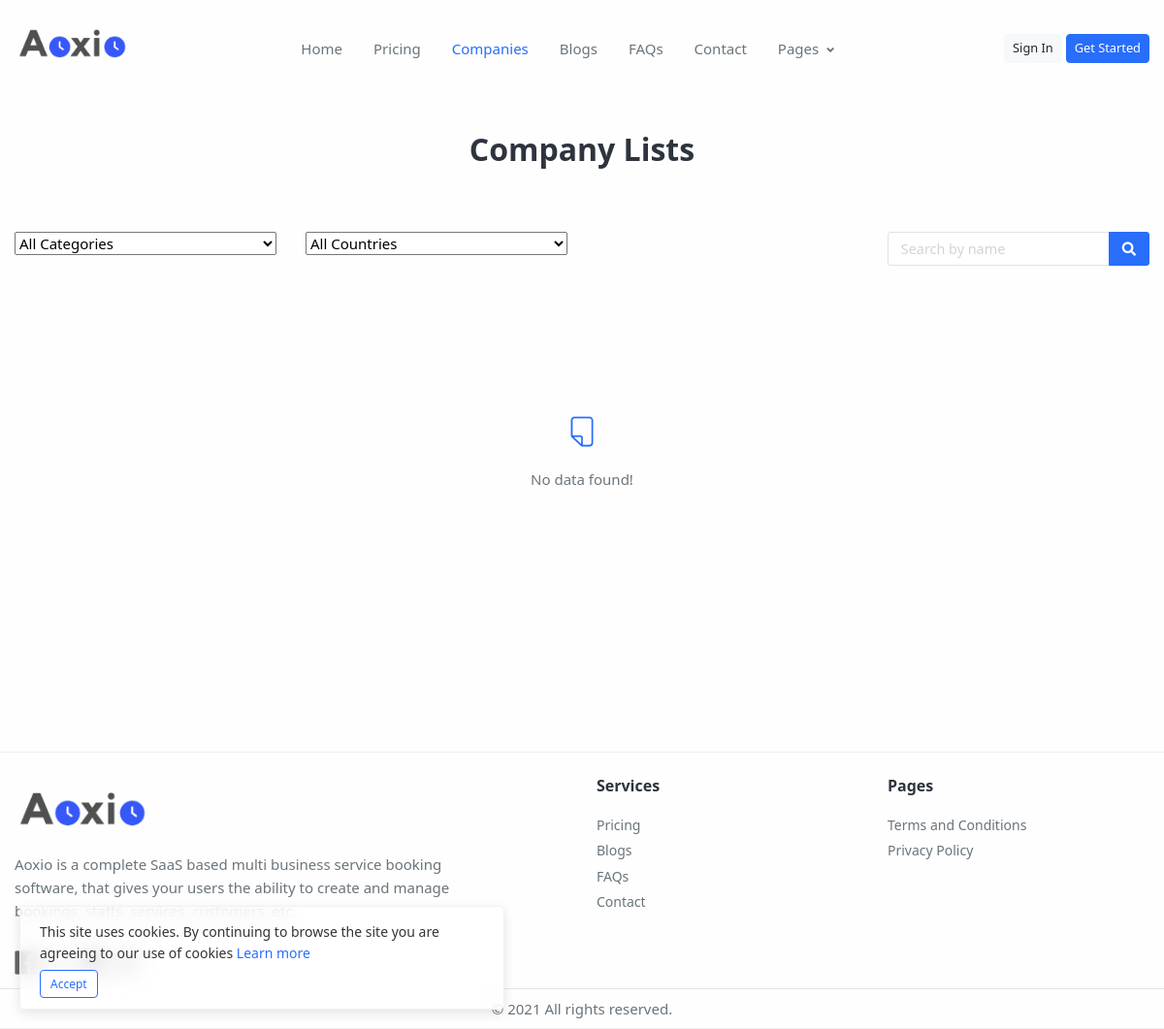
The page /index.php/home/users on the database its author committed.
### tables this page shows
CREATE TABLE `settings` (
  `id` int(11) NOT NULL,
  `site_name` varchar(255) DEFAULT NULL,
  `site_title` varchar(255) DEFAULT NULL,
  `favicon` varchar(255) DEFAULT NULL,
  `logo` varchar(255) DEFAULT NULL,
  `hero_img` varchar(255) DEFAULT NULL,
  `keywords` varchar(255) DEFAULT NULL,
  `description` text,
  `footer_about` text,
  `admin_email` varchar(255) DEFAULT NULL,
  `mobile` varchar(255) DEFAULT NULL,
  `copyright` varchar(255) DEFAULT NULL,
  `pagination_limit` int(11) DEFAULT NULL,
  `facebook` varchar(255) DEFAULT NULL,
  `instagram` varchar(255) DEFAULT NULL,
  `twitter` varchar(255) DEFAULT NULL,
  `linkedin` varchar(255) DEFAULT NULL,
  `google_analytics` longtext,
  `site_color` varchar(255) DEFAULT NULL,
  `site_font` varchar(255) DEFAULT NULL,
  `layout` int(11) DEFAULT NULL,
  `about_info` mediumtext,
  `custom_css` longtext,
  `ind_code` varchar(255) DEFAULT NULL,
  `purchase_code` varchar(255) DEFAULT NULL,
  `link` varchar(255) DEFAULT NULL,
  `pwa_logo` varchar(155) DEFAULT NULL,
  `enable_pwa` int(11) DEFAULT '0',
  `enable_captcha` int(11) NOT NULL DEFAULT '0',
  `enable_workflow` int(11) NOT NULL DEFAULT '1',
  `enable_feature` int(11) NOT NULL,
  `enable_users` int(11) NOT NULL DEFAULT '1',
  `enable_blog` int(11) NOT NULL,
  `enable_faq` int(11) NOT NULL,
  `enable_animation` int(11) DEFAULT '1',
  `enable_registration` int(11) NOT NULL,
  `enable_payment` int(11) NOT NULL,
  `enable_paypal` int(11) NOT NULL DEFAULT '0',
  `enable_email_verify` int(11) NOT NULL,
  `check_email_verify_user` varchar(155) DEFAULT '0',
  `enable_multilingual` int(11) DEFAULT '0',
  `enable_frontend` varchar(155) DEFAULT '1',
  `enable_lifetime` varchar(155) DEFAULT '0',
  `enable_coupon` int(11) DEFAULT '0',
  `captcha_type` int(11) DEFAULT NULL,
  `captcha_site_key` varchar(255) DEFAULT NULL,
  `captcha_secret_key` varchar(255) DEFAULT NULL,
  `paypal_email` varchar(255) DEFAULT NULL,
  `paypal_payment` int(11) DEFAULT '0',
  `stripe_payment` int(11) DEFAULT '0',
  `publish_key` varchar(255) DEFAULT NULL,
  `secret_key` varchar(255) DEFAULT NULL,
  `paystack_payment` varchar(155) DEFAULT '0',
  `paystack_secret_key` varchar(255) DEFAULT NULL,
  `paystack_public_key` varchar(255) DEFAULT NULL,
  `razorpay_payment` varchar(155) DEFAULT '0',
  `razorpay_key_id` varchar(255) DEFAULT NULL,
  `razorpay_key_secret` varchar(255) DEFAULT NULL,
  `mercado_payment` int(11) DEFAULT '0',
  `mercado_currency` varchar(155) DEFAULT NULL,
  `mercado_api_key` varchar(255) DEFAULT NULL,
  `mercado_token` varchar(255) DEFAULT NULL,
  `flutterwave_payment` int(11) DEFAULT '0',
  `flutterwave_public_key` varchar(255) DEFAULT NULL,
  `flutterwave_secret_key` varchar(255) DEFAULT NULL,
  `paypal_mode` varchar(255) DEFAULT 'sandbox',
  `twillo_account_sid` varchar(255) DEFAULT NULL,
  `twillo_auth_token` varchar(255) DEFAULT NULL,
  `twillo_number` varchar(255) DEFAULT NULL,
  `enable_whatsapp_msg` int(11) DEFAULT '0',
  `whatsapp_type` varchar(20) DEFAULT 'ultramsg',
  `wazfy_instance_id` varchar(50) DEFAULT NULL,
  `wazfy_token` varchar(50) DEFAULT NULL,
  `ultramsg_instance_id` varchar(155) DEFAULT NULL,
  `ultramsg_token` varchar(155) DEFAULT NULL,
  `global_twilio` int(11) DEFAULT '0',
  `global_wapp_msg` int(11) DEFAULT '0',
  `enable_sms` varchar(255) NOT NULL DEFAULT '0',
  `enable_wallet` varchar(155) DEFAULT '0',
  `min_payout_amount` varchar(155) DEFAULT '0',
  `commission_rate` varchar(155) DEFAULT '0',
  `paypal_payout` varchar(155) DEFAULT '1',
  `iban_payout` varchar(155) DEFAULT '1',
  `swift_payout` varchar(155) DEFAULT '1',
  `google_client_id` text,
  `google_client_secret` varchar(255) DEFAULT NULL,
  `enable_offline_payment` varchar(255) DEFAULT '0',
  `offline_details` text,
  `openai_key` varchar(255) DEFAULT NULL,
  `openai_model` varchar(255) DEFAULT NULL,
  `enable_openai` int(11) DEFAULT '0',
  `enable_cdomain` int(11) DEFAULT '1',
  `enable_embed_badge` varchar(11) DEFAULT '0',
  `enable_default_tzone` varchar(11) DEFAULT '0',
  `mail_protocol` varchar(255) DEFAULT NULL,
  `mail_title` varchar(255) DEFAULT NULL,
  `mail_host` varchar(255) DEFAULT NULL,
  `mail_port` varchar(255) DEFAULT NULL,
  `mail_encryption` varchar(255) DEFAULT 'ssl',
  `mail_username` varchar(255) DEFAULT NULL,
  `mail_password` varchar(255) DEFAULT NULL,
  `is_smtp` int(11) DEFAULT '1',
  `sender_mail` varchar(255) DEFAULT NULL,
  `chart_style` varchar(255) NOT NULL DEFAULT 'style1',
  `num_format` varchar(155) DEFAULT '0',
  `curr_locate` varchar(155) DEFAULT '0',
  `country` int(11) NOT NULL DEFAULT '178',
  `site_info` int(11) DEFAULT NULL,
  `lang` int(11) NOT NULL DEFAULT '1',
  `trial_days` varchar(155) DEFAULT '0',
  `tax_name` varchar(255) DEFAULT NULL,
  `tax_value` varchar(255) DEFAULT NULL,
  `type` varchar(255) NOT NULL DEFAULT 'live',
  `time_zone` int(11) DEFAULT '1',
  `reminder_before` varchar(255) NOT NULL DEFAULT '1',
  `site_url` varchar(255) DEFAULT NULL,
  `version` varchar(255) NOT NULL DEFAULT 'v1.1'
);

CREATE TABLE `settings_extra` (
  `id` int(11) NOT NULL,
  `lang_id` varchar(155) DEFAULT NULL,
  `site_name` varchar(255) DEFAULT NULL,
  `site_title` varchar(255) DEFAULT NULL,
  `keywords` varchar(255) DEFAULT NULL,
  `description` text,
  `footer_about` varchar(255) DEFAULT NULL,
  `copyright` varchar(255) DEFAULT NULL
);

CREATE TABLE `pages` (
  `id` int(11) NOT NULL,
  `lang_id` int(11) DEFAULT '1',
  `business_id` varchar(255) NOT NULL DEFAULT '0',
  `title` varchar(255) DEFAULT NULL,
  `slug` varchar(255) DEFAULT NULL,
  `details` longtext,
  `status` int(11) DEFAULT NULL,
  `created_at` varchar(255) DEFAULT NULL
);

### application/views/users.php (the view, shortened to what the rows shown need)
<section class="pt-6">
    <div class="container">
        <div class="text-center mx-md-auto mb-5 mb-md-7 mb-lg-9">
            <h2 class="mb-0"><?php echo trans('company-lists') ?></h2>
        </div>
        <?php if (empty($companies)): ?>
            <div class="row">
                <div class="col-md-10 col-lg-9 col-xl-8 mx-md-auto">
                    <?php include'include/not_found_msg.php'; ?>
                </div>
            </div>
        <?php endif; ?>
    </div>
</section>

### application/views/include/header.php (shortened to what the rows shown need)
<!DOCTYPE html>
<html lang="en" dir="<?php echo text_dir(); ?>">
<head>
    <?php $settings = get_settings(); ?>
    <link rel="stylesheet" href="<?php echo base_url() ?>assets/front/libs/font-awesome/css/fontawesome-all.min.css">
    <link rel="stylesheet" href="<?php echo base_url() ?>assets/front/libs/jarallax/dist/jarallax.css">
    <link rel="stylesheet" href="<?php echo base_url() ?>assets/front/libs/owl-carousel/dist/css/owl.carousel.min.css">
    <link rel="stylesheet" href="<?php echo base_url() ?>assets/front/libs/owl-carousel/dist/css/owl.theme.default.min.css">
    <link rel="stylesheet" href="<?php echo base_url() ?>assets/front/css/simple-line-icons.css">
    <link rel="stylesheet" href="<?php echo base_url() ?>assets/front/fonts/bootstrap/bootstrap-icons.css">
    <link rel="stylesheet" href="<?php echo base_url() ?>assets/admin/css/sweet-alert.css">
    <link rel="stylesheet" href="<?php echo base_url() ?>assets/admin/plugins/line-icons/lineicons.css">
    <link rel="stylesheet" href="<?php echo base_url() ?>assets/front/css/daterangepicker.css" />
    <link rel="stylesheet" href="<?php echo base_url() ?>assets/front/css/owl.carousel.min.css">
    <link rel="stylesheet" href="<?php echo base_url() ?>assets/front/css/owl.theme.default.min.css">
    <link rel="stylesheet" href="<?php echo base_url() ?>assets/front/css/lightbox.css">
    <link rel="stylesheet" href="<?php echo base_url() ?>assets/admin/plugins/datatables-bs4/css/dataTables.bootstrap4.css">
    <link href="<?php echo base_url() ?>assets/front/css/template.min.css?var=<?= settings()->version ?>&time=<?=time();?>" rel="stylesheet">
    <?php if(settings()->enable_animation == 1): ?>
    <link rel="stylesheet" href="<?php echo base_url() ?>assets/front/css/aos.css">
    <?php endif; ?>
    <link rel="stylesheet" href="<?php echo base_url() ?>assets/admin/plugins/select2/css/select2.min.css">
    <link rel="stylesheet" href="<?php echo base_url() ?>assets/admin/css/nice-select.css">
    <link href="<?php echo base_url() ?>assets/admin/css/bootstrap-datepicker.min.css" rel="stylesheet">
    <link href="<?php echo base_url() ?>assets/admin/css/timepicker.min.css" rel="stylesheet">
    <?php if (isset($page_title) && $page_title == 'Register'): ?>
    <link href="<?php echo base_url() ?>assets/front/css/intelInput.css" rel="stylesheet">
    <?php else: ?>
    <link href="<?php echo base_url() ?>assets/front/css/intlInputPhone.css" rel="stylesheet">
    <?php endif ?>
    <?php if($page == 'Company'): ?>
    <?php $font = get_by_id($company->font,'fonts')->name; ?>
    <?php $rgb = hex2rgb($company->color) ?>
    <link href="https://fonts.googleapis.com/css?family=<?php echo str_replace(' ', '+', $font); ?>:400,500,600,700" rel="stylesheet">
    <link href="<?php echo base_url() ?>assets/front/css/style-company-over.php?color=<?php echo html_escape($company->color); ?>&font=<?php echo str_replace(' ', '+', $font).'&rgb='.$rgb ?>" rel="stylesheet">
    <?php else: ?>
    <?php $rgb = hex2rgb(settings()->site_color) ?>
    <link href="<?php echo base_url() ?>assets/front/css/style-over.php?color=<?php echo settings()->site_color; ?>&rgb=<?php echo $rgb ?>" rel="stylesheet">
    <?php endif; ?>
    <link rel="stylesheet" href="<?php echo base_url() ?>assets/front/libs/owl-carousel/dist/css/owl.carousel.min.css">
    <link rel="stylesheet" href="<?php echo base_url() ?>assets/front/libs/owl-carousel/dist/css/owl.theme.default.min.css">
</head>
<body<?php if(isset($is_embed) && $is_embed == true){echo ' class="is-embed-no-bg"';} ?>>
<div class="main-wrapper">
<?php if (isset($menu) && $menu == TRUE): ?>
<header id="navbar">
<div class="container">
    <nav class="navbar navbar-expand-lg navbar-light bg-whites py-3">
        <a class="navbar-brand" href="<?php echo base_url() ?>">
            <img width="120px" src="<?php echo base_url(settings()->logo) ?>" alt="logo">
        </a>
        <div id="navbarContent" class="collapse navbar-collapse mt-2">
            <ul class="navbar-nav align-items-lg-center ml-auto">
                <li class="nav-item xs-mb-10"><a href="<?php echo base_url() ?>" class="nav-link  <?php if(isset($page_title) && $page_title == "Home"){echo "active";} ?>"><?php echo trans('home') ?></a></li>
                <li class="nav-item xs-mb-10"><a href="<?php echo base_url('pricing') ?>" class="nav-link <?php if(isset($page_title) && $page_title == "Pricing"){echo "active";} ?>"><?php echo trans('pricing') ?></a></li>
                <?php if (settings()->enable_users == 1): ?>
                <li class="nav-item xs-mb-10"><a href="<?php echo base_url('companies') ?>" class="nav-link <?php if(isset($page_title) && $page_title == "Companies"){echo "active";} ?>"><?php echo trans('companies') ?></a></li>
                <?php endif ?>
                <?php if (settings()->enable_blog == 1): ?>
                <li class="nav-item xs-mb-10"><a href="<?php echo base_url('blogs') ?>" class="nav-link <?php if(isset($page_title) && $page_title == "Blogs"){echo "active";} ?>"><?php echo trans('blogs') ?></a></li>
                <?php endif ?>
                <?php if (settings()->enable_faq == 1): ?>
                <li class="nav-item xs-mb-10"><a href="<?php echo base_url('faqs') ?>" class="nav-link <?php if(isset($page_title) && $page_title == "Faqs"){echo "active";} ?>"><?php echo trans('faqs') ?></a></li>
                <?php endif ?>
                <li class="nav-item xs-mb-10"><a href="<?php echo base_url('contact') ?>" class="nav-link <?php if(isset($page_title) && $page_title == "Contact"){echo "active";} ?>"><?php echo trans('contact') ?></a></li>
                <?php if (!empty(get_front_pages(0))): ?>
                    <li class="nav-item dropdown">
                        <a href="javascript:void(0);" data-toggle="dropdown" class="nav-link dropdown-toggle"><?php echo trans('pages') ?></a>
                    </li>
                <?php endif ?>
            </ul>
            <ul class="navbar-nav align-items-lg-center ml-lg-auto mt-0">
                <li class="nav-item mr-0">
                    <?php if (is_admin()): ?>
                        <a class="btn btn-sm btn-light-secondary ml-auto" href="<?php echo base_url('auth/logout') ?>"><i class="lni lni-exit"></i> <?php echo trans('logout') ?> </a>
                        <a class="btn btn-sm btn-primary ml-auto" href="<?php echo base_url('admin/dashboard') ?>"><i class="icon-speedometer"></i> <?php echo trans('dashboard') ?></a>
                    <?php else: ?>
                        <a class="btn btn-sm btn-light ml-auto" href="<?php echo base_url('login') ?>"><?php echo trans('sign-in') ?></a>
                        <a class="btn btn-sm btn-primary ml-auto" href="<?php echo base_url('register') ?>"><?php echo trans('get-started') ?></a>
                    <?php endif ?>
                </li>
            </ul>
        </div>
    </nav>
</div>
</header>
<?php endif ?>

### application/views/include/footer.php (shortened to what the rows shown need)
<?php if (isset($menu) && $menu == TRUE): ?>
    <footer class="pt-4 border-top border-light">
        <div class="container">
            <div class="row pb-2">
                <div class="col-sm-5 col-lg-5 mb-5 mb-lg-0">
                    <img width="150px" src="<?php echo base_url(settings()->logo) ?>" class="w-md-30 mb-2" alt="logo">
                    <p class=""><?php echo lang_value()->footer_about ?></p>
                    <ul class="list-unstyled social-icon2 mb-0">
                        <?php if (!empty($settings->facebook)) : ?>
                            <li><a target="_blank" href="<?= prep_url($settings->facebook) ?>"><i class="lni lni-facebook-original"></i></a></li>
                        <?php endif ?>
                        <?php if (!empty($settings->twitter)) : ?>
                            <li><a target="_blank" href="<?= prep_url($settings->twitter) ?>"><i class="lni lni-twitter"></i></a></li>
                        <?php endif ?>
                        <?php if (!empty($settings->linkedin)) : ?>
                            <li><a target="_blank" href="<?= prep_url($settings->linkedin) ?>"><i class="lni lni-linkedin-original"></i></a></li>
                        <?php endif ?>
                        <?php if (!empty($settings->instagram)) : ?>
                            <li><a target="_blank" href="<?= prep_url($settings->instagram) ?>"><i class="lni lni-instagram-original"></i></a></li>
                        <?php endif ?>
                    </ul>
                </div>
                <div class="col-sm-1 col-lg-1 mb-5 mb-sm-0"></div>
                <div class="col-sm-3 col-lg-3 mb-5 mb-lg-0">
                    <h3 class="h6"><?php echo trans('services') ?></h3>
                    <ul class="footer-list-style-two">
                        <li><a href="<?php echo base_url('pricing') ?>"><?php echo trans('pricing') ?></a></li>
                        <?php if (settings()->enable_blog == 1): ?>
                            <li><a href="<?php echo base_url('blogs') ?>"><?php echo trans('blogs') ?></a></li>
                        <?php endif; ?>
                        <?php if (settings()->enable_faq == 1): ?>
                        <li><a href="<?php echo base_url('faqs') ?>"><?php echo trans('faqs') ?></a></li>
                        <?php endif; ?>
                        <li><a href="<?php echo base_url('contact') ?>"><?php echo trans('contact') ?></a></li>
                    </ul>
                </div>
                <div class="col-sm-3 col-lg-3 mb-5 mb-sm-0">
                    <?php if (!empty(get_front_pages(0))): ?>
                    <h3 class="h6"><?php echo trans('pages') ?></h3>
                    <ul class="footer-list-style-two">
                        <?php foreach (get_front_pages(0) as $page): ?>
                            <li><a href="<?php echo base_url('page/'.$page->slug) ?>"><?php echo html_escape($page->title) ?></a></li>
                        <?php endforeach ?>
                    </ul>
                    <?php endif ?>
                </div>
            </div>
        </div>
        <div class="text-center border-top">
            <div class="container">
                <div class="row py-2">
                    <div class="col-md-12">
                        <p class="mb-0"><?php echo lang_value()->copyright ?></p>
                    </div>
                </div>
            </div>
        </div>
    </footer>
<?php else: ?>
    <?php include"company_footer.php"; ?>
<?php endif; ?>
</div>
</body>
</html>

### rows shown on the page
settings: logo (picture)
settings_extra: footer_about "Aoxio is a complete SaaS based multi business service booking software, that gives your users the ability to create and manage bookings, staffs, services, customers, etc.", copyright "© 2021 All rights reserved."
pages: title "Terms and Conditions"
pages: title "Privacy Policy"

### other values the page prints
trans('home') "Home"
trans('pricing') "Pricing"
trans('companies') "Companies"
trans('blogs') "Blogs"
trans('faqs') "FAQs"
trans('contact') "Contact"
trans('pages') "Pages"
trans('sign-in') "Sign In"
trans('get-started') "Get Started"
trans('company-lists') "Company Lists"
trans('no-data-found') "No data found!"
trans('services') "Services"
form field category "All Categories"
form field country "All Countries"
